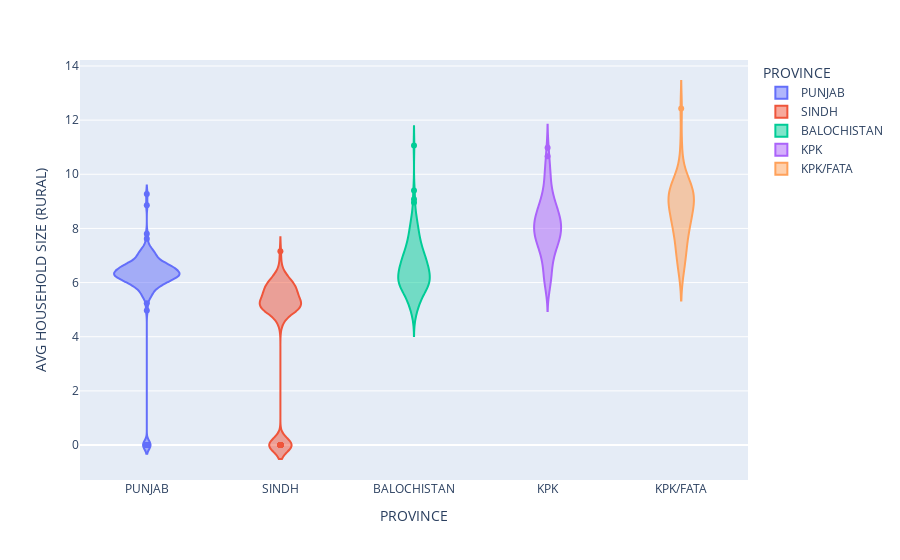

The notebook cell this image was saved under:
### Code cell
px.violin(df, x= 'PROVINCE', y= 'AVG HOUSEHOLD SIZE (RURAL)' , color = 'PROVINCE' )

### Figure 1 — Plotly figure (JSON) as saved in the notebook; plotly's stock layout.template omitted (floating-point values rounded to 4 significant figures; data arrays with more than 128 entries replaced by an {"elided": "..."} marker saying what was removed)
{"data": [{"alignmentgroup": "True", "box": {"visible": false}, "hovertemplate": "PROVINCE=%{x}<br>AVG HOUSEHOLD SIZE (RURAL)=%{y}<extra></extra>", "legendgroup": "PUNJAB", "marker": {"color": "#636efa"}, "name": "PUNJAB", "offsetgroup": "PUNJAB", "orientation": "v", "scalegroup": "True", "showlegend": true, "type": "violin", "x": {"elided": "143 str values"}, "x0": " ", "xaxis": "x", "y": {"elided": "143 float values"}, "y0": " ", "yaxis": "y"}, {"alignmentgroup": "True", "box": {"visible": false}, "hovertemplate": "PROVINCE=%{x}<br>AVG HOUSEHOLD SIZE (RURAL)=%{y}<extra></extra>", "legendgroup": "SINDH", "marker": {"color": "#EF553B"}, "name": "SINDH", "offsetgroup": "SINDH", "orientation": "v", "scalegroup": "True", "showlegend": true, "type": "violin", "x": {"elided": "137 str values"}, "x0": " ", "xaxis": "x", "y": {"elided": "137 float values"}, "y0": " ", "yaxis": "y"}, {"alignmentgroup": "True", "box": {"visible": false}, "hovertemplate": "PROVINCE=%{x}<br>AVG HOUSEHOLD SIZE (RURAL)=%{y}<extra></extra>", "legendgroup": "BALOCHISTAN", "marker": {"color": "#00cc96"}, "name": "BALOCHISTAN", "offsetgroup": "BALOCHISTAN", "orientation": "v", "scalegroup": "True", "showlegend": true, "type": "violin", "x": {"elided": "131 str values"}, "x0": " ", "xaxis": "x", "y": {"elided": "131 float values"}, "y0": " ", "yaxis": "y"}, {"alignmentgroup": "True", "box": {"visible": false}, "hovertemplate": "PROVINCE=%{x}<br>AVG HOUSEHOLD SIZE (RURAL)=%{y}<extra></extra>", "legendgroup": "KPK", "marker": {"color": "#ab63fa"}, "name": "KPK", "offsetgroup": "KPK", "orientation": "v", "scalegroup": "True", "showlegend": true, "type": "violin", "x": ["KPK", "KPK", "KPK", "KPK", "KPK", "KPK", "KPK", "KPK", "KPK", "KPK", "KPK", "KPK", "KPK", "KPK", "KPK", "KPK", "KPK", "KPK", "KPK", "KPK", "KPK", "KPK", "KPK", "KPK", "KPK", "KPK", "KPK", "KPK", "KPK", "KPK", "KPK", "KPK", "KPK", "KPK", "KPK", "KPK", "KPK", "KPK", "KPK", "KPK", "KPK", "KPK", "KPK", "KPK", "KPK", "KPK", "KPK", "KPK", "KPK", "KPK", "KPK", "KPK", "KPK", "KPK", "KPK", "KPK", "KPK", "KPK", "KPK", "KPK", "KPK", "KPK", "KPK", "KPK", "KPK", "KPK", "KPK", "KPK", "KPK", "KPK", "KPK"], "x0": " ", "xaxis": "x", "y": [9.16, 10.98, 8.47, 9.65, 8.22, 8.62, 8.67, 7.64, 8.41, 8.98, 5.96, 6.3, 6.75, 6.97, 5.8, 6.12, 6, 6.51, 7.06, 6.47, 6.51, 8.28, 7.74, 7.64, 7.7, 10.24, 10.67, 8.48, 7.31, 9.03, 9.14, 9.87, 8.14, 7.82, 7, 7.73, 7.67, 7.75, 7.15, 7.37, 7.54, 7.13, 7.84, 7.6, 8.74, 10.12, 9.59, 8.16, 8.52, 7.13, 7.45, 8.22, 8.41, 9.38, 8.17, 8.26, 8.39, 8.18, 8.84, 8.18, 8.85, 8.51, 8.79, 10.17, 9.18, 8.01, 7.47, 8.01, 7.84, 7.88, 7.81], "y0": " ", "yaxis": "y"}, {"alignmentgroup": "True", "box": {"visible": false}, "hovertemplate": "PROVINCE=%{x}<br>AVG HOUSEHOLD SIZE (RURAL)=%{y}<extra></extra>", "legendgroup": "KPK/FATA", "marker": {"color": "#FFA15A"}, "name": "KPK/FATA", "offsetgroup": "KPK/FATA", "orientation": "v", "scalegroup": "True", "showlegend": true, "type": "violin", "x": ["KPK/FATA", "KPK/FATA", "KPK/FATA", "KPK/FATA", "KPK/FATA", "KPK/FATA", "KPK/FATA", "KPK/FATA", "KPK/FATA", "KPK/FATA", "KPK/FATA", "KPK/FATA", "KPK/FATA", "KPK/FATA", "KPK/FATA", "KPK/FATA", "KPK/FATA", "KPK/FATA", "KPK/FATA", "KPK/FATA", "KPK/FATA", "KPK/FATA", "KPK/FATA", "KPK/FATA", "KPK/FATA", "KPK/FATA", "KPK/FATA", "KPK/FATA", "KPK/FATA", "KPK/FATA", "KPK/FATA", "KPK/FATA", "KPK/FATA", "KPK/FATA", "KPK/FATA", "KPK/FATA", "KPK/FATA", "KPK/FATA", "KPK/FATA", "KPK/FATA", "KPK/FATA", "KPK/FATA", "KPK/FATA", "KPK/FATA", "KPK/FATA", "KPK/FATA"], "x0": " ", "xaxis": "x", "y": [8.43, 7.2, 8.85, 8.66, 10.03, 9.12, 9.71, 9.74, 9.56, 8.09, 7.84, 8.98, 8.28, 8.41, 9.08, 9.41, 9.09, 9.38, 8.96, 8.81, 9.69, 8.21, 11.04, 8.87, 9.1, 8.47, 9.33, 6.85, 7.56, 7.7, 9.23, 6.91, 9.59, 12.43, 8.91, 8.28, 8.16, 7.04, 9.44, 6.36, 6.35, 7.57, 7.2, 7.99, 9.34, 10.19], "y0": " ", "yaxis": "y"}], "layout": {"legend": {"title": {"text": "PROVINCE"}, "tracegroupgap": 0}, "margin": {"t": 60}, "violinmode": "overlay", "xaxis": {"anchor": "y", "categoryarray": ["PUNJAB", "SINDH", "BALOCHISTAN", "KPK", "KPK/FATA"], "categoryorder": "array", "domain": [0, 1], "title": {"text": "PROVINCE"}}, "yaxis": {"anchor": "x", "domain": [0, 1], "title": {"text": "AVG HOUSEHOLD SIZE (RURAL)"}}}}
